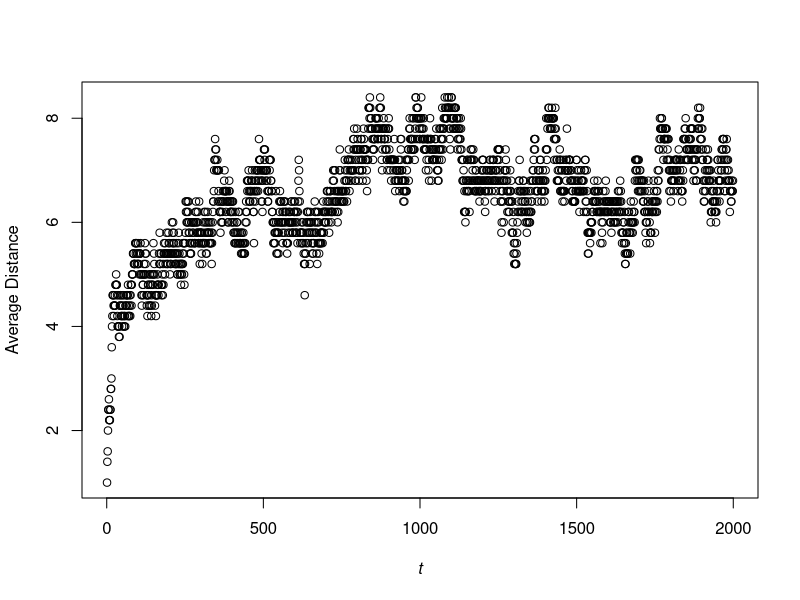
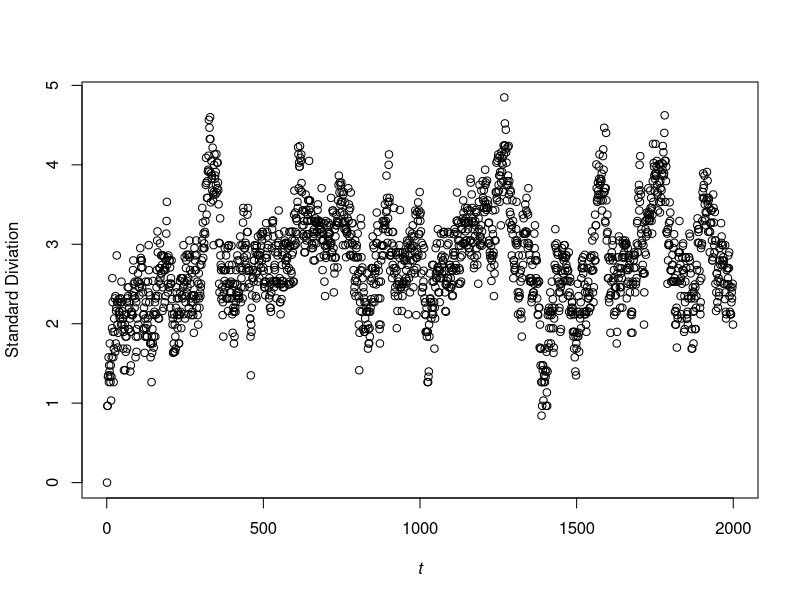
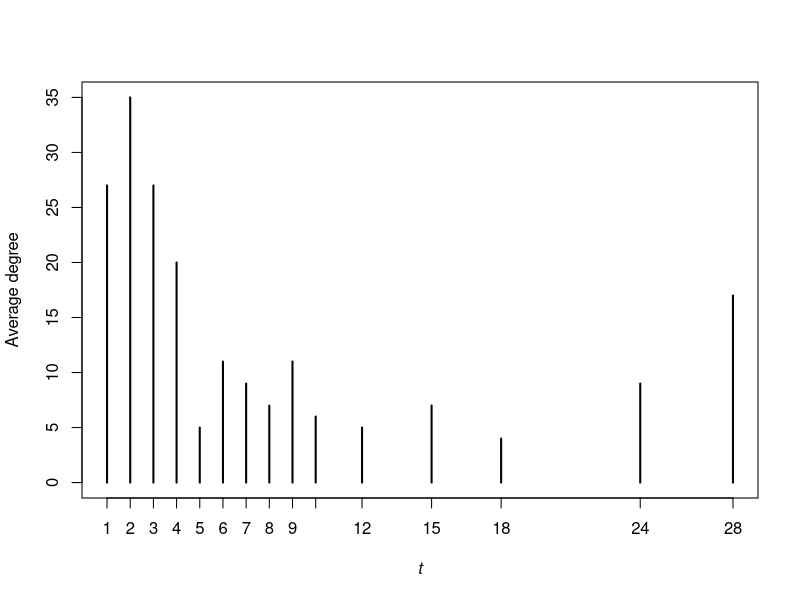

Here is the R script that generated these plots, in order:
library(igraph)
library(matrixStats)

# (a) Random graph by barabasi.game
n <- 1000
g <- barabasi.game(n, directed=FALSE)

# (b), (c), (d) Generate random walk and measure stats
t <- 2000
n_walkers <- 10
sp <- matrix(0, nrow = t-1, ncol=n_walkers)
w <- matrix(0, nrow=t, ncol=1)
for (j in 1:n_walkers)
{
  if (j%%100 == 0)
  {
    print(j)
  }
  node_next <- sample(n, 1)
  w[1][1] <- node_next
  for (i in 1:t-1)
  {
    neig_next <- neighbors(g, node_next)
    if (length(neig_next) == 1) # if # of neighbor = 1, assign to next
    {
      node_next <- neig_next
    }
    else if(length(neig_next) == 0){} # if there is no neighbor do nothing
    else # if # of neighbor > 1
    {
      deg_neig <- degree(g, neig_next)
      node_next <-  sample(neig_next, 1, prob=deg_neig/sum(deg_neig), replace=TRUE)
    }
    w[i+1][1] <- node_next # Store node value
  }
  sp [, j] <-  distances(g, w, to = w[1])[2:t]
}

mean_row <- rowMeans(sp, na.rm = TRUE)
sds_row <- rowSds(sp, na.rm = TRUE)
plot(mean_row, xlab=expression(italic('t')), ylab = "Average Distance")
plot(sds_row, xlab=expression(italic('t')), ylab = "Standard Diviation")

# png(filename="E:/OneDrive/Github/R/232E_All/hw2/hw2p2b7.png")
# plot(mean_row, xlab=expression(italic('t')), ylab = "Average Distance")
# dev.off()
# png(filename="E:/OneDrive/Github/R/232E_All/hw2/hw2p2b8.png")
# plot(sds_row, xlab=expression(italic('t')), ylab = "Standard Diviation")
# dev.off()

# (e)
n <- 1000
g <- barabasi.game(n, directed=FALSE)
t <- 20
n_walkers <- 200
sp <- matrix(0, nrow = 1, ncol=n_walkers)

for (j in 1:n_walkers)
{
  node_next <- sample(n, 1)
  sp[1, j] <- degree(g, node_next)
  for (i in 1:t-1)
  {
    neig_next <- neighbors(g, node_next)
    if (length(neig_next) == 1) # if # of neighbor = 1, assign to next
    {
      node_next <- neig_next
    }
    else if(length(neig_next) == 0){} # if there is no neighbor do nothing
    else # if # of neighbor > 1
    {
      deg_neig <- degree(g, neig_next)
      node_next <-  sample(neig_next, 1, prob=deg_neig/sum(deg_neig), replace=TRUE)
    }
  }
  sp[1, j] <- node_next
}
deg <- table(degree(g, sp))
png(filename="E:/OneDrive/Github/R/232E_All/hw2/hw2p2edeg.png")
plot(deg, xlab=expression(italic('t')), ylab = "Average degree") 
dev.off()


